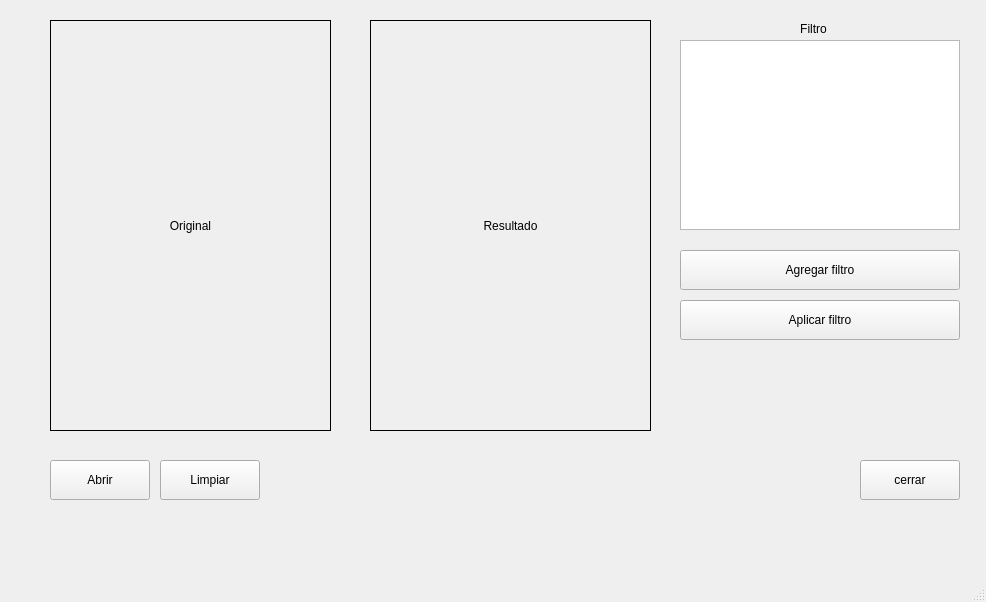
<?xml version="1.0" encoding="UTF-8"?>
<ui version="4.0">
 <class>MainWindow</class>
 <widget class="QMainWindow" name="MainWindow">
  <property name="geometry">
   <rect>
    <x>0</x>
    <y>0</y>
    <width>986</width>
    <height>602</height>
   </rect>
  </property>
  <property name="windowTitle">
   <string>MainWindow</string>
  </property>
  <widget class="QWidget" name="centralwidget">
   <widget class="QPushButton" name="open">
    <property name="geometry">
     <rect>
      <x>50</x>
      <y>460</y>
      <width>100</width>
      <height>40</height>
     </rect>
    </property>
    <property name="text">
     <string>Abrir</string>
    </property>
   </widget>
   <widget class="QPushButton" name="clear">
    <property name="geometry">
     <rect>
      <x>160</x>
      <y>460</y>
      <width>100</width>
      <height>40</height>
     </rect>
    </property>
    <property name="text">
     <string>Limpiar</string>
    </property>
   </widget>
   <widget class="QLabel" name="picture_1">
    <property name="geometry">
     <rect>
      <x>50</x>
      <y>20</y>
      <width>281</width>
      <height>411</height>
     </rect>
    </property>
    <property name="frameShape">
     <enum>QFrame::Box</enum>
    </property>
    <property name="text">
     <string>Original</string>
    </property>
    <property name="alignment">
     <set>Qt::AlignCenter</set>
    </property>
   </widget>
   <widget class="QPushButton" name="filter">
    <property name="geometry">
     <rect>
      <x>680</x>
      <y>300</y>
      <width>280</width>
      <height>40</height>
     </rect>
    </property>
    <property name="text">
     <string>Aplicar filtro</string>
    </property>
   </widget>
   <widget class="QLabel" name="label">
    <property name="geometry">
     <rect>
      <x>370</x>
      <y>20</y>
      <width>281</width>
      <height>411</height>
     </rect>
    </property>
    <property name="frameShape">
     <enum>QFrame::Box</enum>
    </property>
    <property name="text">
     <string>Resultado</string>
    </property>
    <property name="alignment">
     <set>Qt::AlignCenter</set>
    </property>
   </widget>
   <widget class="QPushButton" name="addFilter">
    <property name="geometry">
     <rect>
      <x>680</x>
      <y>250</y>
      <width>280</width>
      <height>40</height>
     </rect>
    </property>
    <property name="text">
     <string>Agregar filtro</string>
    </property>
   </widget>
   <widget class="QPushButton" name="close">
    <property name="geometry">
     <rect>
      <x>860</x>
      <y>460</y>
      <width>100</width>
      <height>40</height>
     </rect>
    </property>
    <property name="text">
     <string>cerrar</string>
    </property>
   </widget>
   <widget class="QTableWidget" name="matrix">
    <property name="geometry">
     <rect>
      <x>680</x>
      <y>40</y>
      <width>280</width>
      <height>190</height>
     </rect>
    </property>
   </widget>
   <widget class="QLabel" name="label_2">
    <property name="geometry">
     <rect>
      <x>780</x>
      <y>20</y>
      <width>67</width>
      <height>17</height>
     </rect>
    </property>
    <property name="text">
     <string>Filtro</string>
    </property>
    <property name="alignment">
     <set>Qt::AlignCenter</set>
    </property>
   </widget>
  </widget>
  <widget class="QMenuBar" name="menubar">
   <property name="geometry">
    <rect>
     <x>0</x>
     <y>0</y>
     <width>986</width>
     <height>22</height>
    </rect>
   </property>
  </widget>
  <widget class="QStatusBar" name="statusbar"/>
 </widget>
 <resources/>
 <connections/>
</ui>
